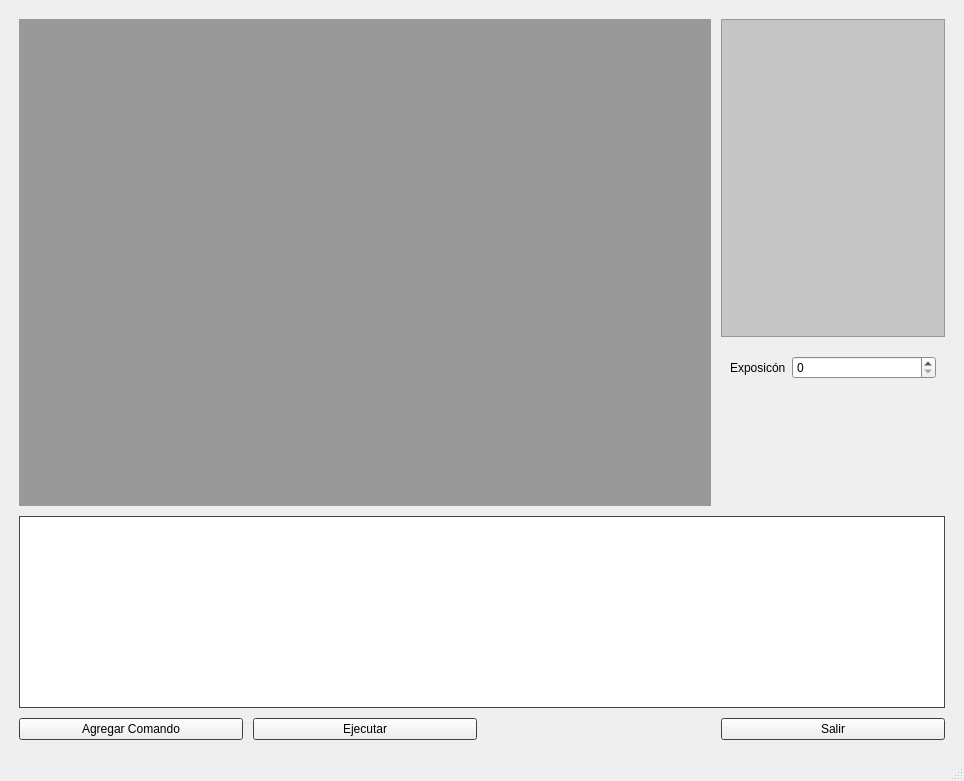
<?xml version="1.0" encoding="UTF-8"?>
<ui version="4.0">
 <class>SFVI</class>
 <widget class="QMainWindow" name="SFVI">
  <property name="geometry">
   <rect>
    <x>0</x>
    <y>0</y>
    <width>964</width>
    <height>781</height>
   </rect>
  </property>
  <property name="windowTitle">
   <string>SFVI - Sistema Flexible de Visión Industrial</string>
  </property>
  <widget class="QWidget" name="centralwidget">
   <property name="palette">
    <palette>
     <active>
      <colorrole role="Base">
       <brush brushstyle="SolidPattern">
        <color alpha="255">
         <red>255</red>
         <green>255</green>
         <blue>255</blue>
        </color>
       </brush>
      </colorrole>
      <colorrole role="Window">
       <brush brushstyle="SolidPattern">
        <color alpha="255">
         <red>89</red>
         <green>89</green>
         <blue>89</blue>
        </color>
       </brush>
      </colorrole>
     </active>
     <inactive>
      <colorrole role="Base">
       <brush brushstyle="SolidPattern">
        <color alpha="255">
         <red>255</red>
         <green>255</green>
         <blue>255</blue>
        </color>
       </brush>
      </colorrole>
      <colorrole role="Window">
       <brush brushstyle="SolidPattern">
        <color alpha="255">
         <red>89</red>
         <green>89</green>
         <blue>89</blue>
        </color>
       </brush>
      </colorrole>
     </inactive>
     <disabled>
      <colorrole role="Base">
       <brush brushstyle="SolidPattern">
        <color alpha="255">
         <red>89</red>
         <green>89</green>
         <blue>89</blue>
        </color>
       </brush>
      </colorrole>
      <colorrole role="Window">
       <brush brushstyle="SolidPattern">
        <color alpha="255">
         <red>89</red>
         <green>89</green>
         <blue>89</blue>
        </color>
       </brush>
      </colorrole>
     </disabled>
    </palette>
   </property>
   <layout class="QHBoxLayout" name="horizontalLayout">
    <item>
     <widget class="QStackedWidget" name="stackWidget">
      <property name="currentIndex">
       <number>2</number>
      </property>
      <widget class="QWidget" name="ScreenMonitorMain">
       <layout class="QVBoxLayout" name="verticalLayout">
        <property name="leftMargin">
         <number>10</number>
        </property>
        <property name="topMargin">
         <number>10</number>
        </property>
        <property name="rightMargin">
         <number>10</number>
        </property>
        <property name="bottomMargin">
         <number>10</number>
        </property>
        <item>
         <layout class="QGridLayout" name="gridLayoutScreenMonitorMain">
          <item row="1" column="0">
           <widget class="QPushButton" name="buttonConfigScreenMonitorMain">
            <property name="sizePolicy">
             <sizepolicy hsizetype="Minimum" vsizetype="Fixed">
              <horstretch>1</horstretch>
              <verstretch>0</verstretch>
             </sizepolicy>
            </property>
            <property name="minimumSize">
             <size>
              <width>0</width>
              <height>50</height>
             </size>
            </property>
            <property name="font">
             <font>
              <family>Sitka</family>
              <pointsize>11</pointsize>
              <weight>75</weight>
              <bold>true</bold>
             </font>
            </property>
            <property name="text">
             <string>Configuración 
General</string>
            </property>
           </widget>
          </item>
          <item row="1" column="1">
           <widget class="QPushButton" name="buttonSelectProgramScreenMonitorMain">
            <property name="sizePolicy">
             <sizepolicy hsizetype="Minimum" vsizetype="Fixed">
              <horstretch>1</horstretch>
              <verstretch>0</verstretch>
             </sizepolicy>
            </property>
            <property name="minimumSize">
             <size>
              <width>0</width>
              <height>50</height>
             </size>
            </property>
            <property name="font">
             <font>
              <family>Sitka</family>
              <pointsize>11</pointsize>
              <weight>75</weight>
              <bold>true</bold>
             </font>
            </property>
            <property name="text">
             <string>Seleccionar 
Programa</string>
            </property>
           </widget>
          </item>
          <item row="1" column="2">
           <widget class="QPushButton" name="buttonCounterScreenMonitorMain">
            <property name="sizePolicy">
             <sizepolicy hsizetype="Minimum" vsizetype="Fixed">
              <horstretch>1</horstretch>
              <verstretch>0</verstretch>
             </sizepolicy>
            </property>
            <property name="minimumSize">
             <size>
              <width>0</width>
              <height>50</height>
             </size>
            </property>
            <property name="font">
             <font>
              <family>Sitka</family>
              <pointsize>11</pointsize>
              <weight>75</weight>
              <bold>true</bold>
             </font>
            </property>
            <property name="text">
             <string>Contadores</string>
            </property>
           </widget>
          </item>
          <item row="0" column="0" colspan="3">
           <widget class="QLabel" name="labelImageScreenMonitorMain">
            <property name="palette">
             <palette>
              <active>
               <colorrole role="Base">
                <brush brushstyle="SolidPattern">
                 <color alpha="255">
                  <red>255</red>
                  <green>255</green>
                  <blue>255</blue>
                 </color>
                </brush>
               </colorrole>
               <colorrole role="Window">
                <brush brushstyle="SolidPattern">
                 <color alpha="255">
                  <red>217</red>
                  <green>217</green>
                  <blue>217</blue>
                 </color>
                </brush>
               </colorrole>
              </active>
              <inactive>
               <colorrole role="Base">
                <brush brushstyle="SolidPattern">
                 <color alpha="255">
                  <red>255</red>
                  <green>255</green>
                  <blue>255</blue>
                 </color>
                </brush>
               </colorrole>
               <colorrole role="Window">
                <brush brushstyle="SolidPattern">
                 <color alpha="255">
                  <red>217</red>
                  <green>217</green>
                  <blue>217</blue>
                 </color>
                </brush>
               </colorrole>
              </inactive>
              <disabled>
               <colorrole role="Base">
                <brush brushstyle="SolidPattern">
                 <color alpha="255">
                  <red>217</red>
                  <green>217</green>
                  <blue>217</blue>
                 </color>
                </brush>
               </colorrole>
               <colorrole role="Window">
                <brush brushstyle="SolidPattern">
                 <color alpha="255">
                  <red>217</red>
                  <green>217</green>
                  <blue>217</blue>
                 </color>
                </brush>
               </colorrole>
              </disabled>
             </palette>
            </property>
            <property name="autoFillBackground">
             <bool>true</bool>
            </property>
            <property name="text">
             <string/>
            </property>
            <property name="alignment">
             <set>Qt::AlignCenter</set>
            </property>
           </widget>
          </item>
          <item row="1" column="6">
           <widget class="QPushButton" name="buttonChangeToProgrammingMain">
            <property name="sizePolicy">
             <sizepolicy hsizetype="Minimum" vsizetype="Fixed">
              <horstretch>2</horstretch>
              <verstretch>0</verstretch>
             </sizepolicy>
            </property>
            <property name="minimumSize">
             <size>
              <width>0</width>
              <height>50</height>
             </size>
            </property>
            <property name="font">
             <font>
              <family>Sitka</family>
              <pointsize>11</pointsize>
              <weight>75</weight>
              <bold>true</bold>
             </font>
            </property>
            <property name="text">
             <string>Interfaz de
Programación</string>
            </property>
           </widget>
          </item>
          <item row="0" column="6">
           <widget class="QLabel" name="labelInfoScreenMonitorMain">
            <property name="palette">
             <palette>
              <active>
               <colorrole role="WindowText">
                <brush brushstyle="SolidPattern">
                 <color alpha="255">
                  <red>0</red>
                  <green>0</green>
                  <blue>0</blue>
                 </color>
                </brush>
               </colorrole>
               <colorrole role="Base">
                <brush brushstyle="SolidPattern">
                 <color alpha="255">
                  <red>255</red>
                  <green>255</green>
                  <blue>255</blue>
                 </color>
                </brush>
               </colorrole>
               <colorrole role="Window">
                <brush brushstyle="SolidPattern">
                 <color alpha="255">
                  <red>217</red>
                  <green>217</green>
                  <blue>217</blue>
                 </color>
                </brush>
               </colorrole>
              </active>
              <inactive>
               <colorrole role="WindowText">
                <brush brushstyle="SolidPattern">
                 <color alpha="255">
                  <red>0</red>
                  <green>0</green>
                  <blue>0</blue>
                 </color>
                </brush>
               </colorrole>
               <colorrole role="Base">
                <brush brushstyle="SolidPattern">
                 <color alpha="255">
                  <red>255</red>
                  <green>255</green>
                  <blue>255</blue>
                 </color>
                </brush>
               </colorrole>
               <colorrole role="Window">
                <brush brushstyle="SolidPattern">
                 <color alpha="255">
                  <red>217</red>
                  <green>217</green>
                  <blue>217</blue>
                 </color>
                </brush>
               </colorrole>
              </inactive>
              <disabled>
               <colorrole role="WindowText">
                <brush brushstyle="SolidPattern">
                 <color alpha="255">
                  <red>120</red>
                  <green>120</green>
                  <blue>120</blue>
                 </color>
                </brush>
               </colorrole>
               <colorrole role="Base">
                <brush brushstyle="SolidPattern">
                 <color alpha="255">
                  <red>217</red>
                  <green>217</green>
                  <blue>217</blue>
                 </color>
                </brush>
               </colorrole>
               <colorrole role="Window">
                <brush brushstyle="SolidPattern">
                 <color alpha="255">
                  <red>217</red>
                  <green>217</green>
                  <blue>217</blue>
                 </color>
                </brush>
               </colorrole>
              </disabled>
             </palette>
            </property>
            <property name="font">
             <font>
              <family>Sitka</family>
              <pointsize>12</pointsize>
             </font>
            </property>
            <property name="autoFillBackground">
             <bool>true</bool>
            </property>
            <property name="text">
             <string>Programa: NombrePrograma
Estado: En Línea
Fotos tomadas: XXX
Fotos rechazadas: XXX</string>
            </property>
            <property name="alignment">
             <set>Qt::AlignLeading|Qt::AlignLeft|Qt::AlignTop</set>
            </property>
            <property name="wordWrap">
             <bool>true</bool>
            </property>
           </widget>
          </item>
         </layout>
        </item>
       </layout>
      </widget>
      <widget class="QWidget" name="ScreenProgrammingMain">
       <layout class="QVBoxLayout" name="verticalLayout_2">
        <property name="spacing">
         <number>10</number>
        </property>
        <property name="leftMargin">
         <number>10</number>
        </property>
        <property name="topMargin">
         <number>10</number>
        </property>
        <property name="rightMargin">
         <number>10</number>
        </property>
        <property name="bottomMargin">
         <number>10</number>
        </property>
        <item>
         <layout class="QGridLayout" name="gridLayoutScreenProgrammingMain">
          <item row="1" column="7">
           <widget class="QPushButton" name="buttonEditProgramScreenProgrammingMain">
            <property name="sizePolicy">
             <sizepolicy hsizetype="Expanding" vsizetype="Fixed">
              <horstretch>1</horstretch>
              <verstretch>0</verstretch>
             </sizepolicy>
            </property>
            <property name="font">
             <font>
              <family>Sitka</family>
              <pointsize>11</pointsize>
              <weight>75</weight>
              <bold>true</bold>
             </font>
            </property>
            <property name="text">
             <string>Editar
Programa</string>
            </property>
           </widget>
          </item>
          <item row="1" column="4">
           <widget class="QPushButton" name="buttonNewProgramScreenProgrammingMain">
            <property name="sizePolicy">
             <sizepolicy hsizetype="Expanding" vsizetype="Fixed">
              <horstretch>1</horstretch>
              <verstretch>0</verstretch>
             </sizepolicy>
            </property>
            <property name="font">
             <font>
              <family>Sitka</family>
              <pointsize>11</pointsize>
              <weight>75</weight>
              <bold>true</bold>
             </font>
            </property>
            <property name="text">
             <string>Nuevo
Programa</string>
            </property>
           </widget>
          </item>
          <item row="1" column="9">
           <widget class="QPushButton" name="buttonChangeToMonitorMain">
            <property name="sizePolicy">
             <sizepolicy hsizetype="Expanding" vsizetype="Fixed">
              <horstretch>3</horstretch>
              <verstretch>0</verstretch>
             </sizepolicy>
            </property>
            <property name="font">
             <font>
              <family>Sitka</family>
              <pointsize>11</pointsize>
              <weight>75</weight>
              <bold>true</bold>
             </font>
            </property>
            <property name="text">
             <string>Interfaz de
Monitoreo</string>
            </property>
           </widget>
          </item>
          <item row="0" column="4" colspan="4">
           <widget class="QListView" name="listView"/>
          </item>
          <item row="1" column="5">
           <widget class="QPushButton" name="buttonEraseProgramScreenProgrammingMain">
            <property name="sizePolicy">
             <sizepolicy hsizetype="Expanding" vsizetype="Fixed">
              <horstretch>1</horstretch>
              <verstretch>0</verstretch>
             </sizepolicy>
            </property>
            <property name="font">
             <font>
              <family>Sitka</family>
              <pointsize>11</pointsize>
              <weight>75</weight>
              <bold>true</bold>
             </font>
            </property>
            <property name="text">
             <string>Borrar
Programa</string>
            </property>
           </widget>
          </item>
          <item row="1" column="6">
           <widget class="QPushButton" name="buttonCopyProgramScreenProgrammingMain">
            <property name="sizePolicy">
             <sizepolicy hsizetype="Expanding" vsizetype="Fixed">
              <horstretch>1</horstretch>
              <verstretch>0</verstretch>
             </sizepolicy>
            </property>
            <property name="font">
             <font>
              <family>Sitka</family>
              <pointsize>11</pointsize>
              <weight>75</weight>
              <bold>true</bold>
             </font>
            </property>
            <property name="text">
             <string>Copiar
Programa</string>
            </property>
           </widget>
          </item>
          <item row="0" column="9">
           <widget class="QLabel" name="label">
            <property name="text">
             <string>TextLabel</string>
            </property>
           </widget>
          </item>
         </layout>
        </item>
       </layout>
      </widget>
      <widget class="QWidget" name="ScreenProgramEditor">
       <layout class="QVBoxLayout" name="verticalLayout_3">
        <property name="spacing">
         <number>10</number>
        </property>
        <property name="leftMargin">
         <number>10</number>
        </property>
        <property name="topMargin">
         <number>10</number>
        </property>
        <property name="rightMargin">
         <number>10</number>
        </property>
        <property name="bottomMargin">
         <number>10</number>
        </property>
        <item>
         <layout class="QGridLayout" name="gridLayoutScreenProgramEditor">
          <item row="0" column="0" rowspan="3" colspan="3">
           <widget class="QLabel" name="labelImageScreenProgramEditor">
            <property name="sizePolicy">
             <sizepolicy hsizetype="Expanding" vsizetype="Expanding">
              <horstretch>2</horstretch>
              <verstretch>4</verstretch>
             </sizepolicy>
            </property>
            <property name="palette">
             <palette>
              <active>
               <colorrole role="Base">
                <brush brushstyle="SolidPattern">
                 <color alpha="255">
                  <red>255</red>
                  <green>255</green>
                  <blue>255</blue>
                 </color>
                </brush>
               </colorrole>
               <colorrole role="Window">
                <brush brushstyle="SolidPattern">
                 <color alpha="255">
                  <red>153</red>
                  <green>153</green>
                  <blue>153</blue>
                 </color>
                </brush>
               </colorrole>
              </active>
              <inactive>
               <colorrole role="Base">
                <brush brushstyle="SolidPattern">
                 <color alpha="255">
                  <red>255</red>
                  <green>255</green>
                  <blue>255</blue>
                 </color>
                </brush>
               </colorrole>
               <colorrole role="Window">
                <brush brushstyle="SolidPattern">
                 <color alpha="255">
                  <red>153</red>
                  <green>153</green>
                  <blue>153</blue>
                 </color>
                </brush>
               </colorrole>
              </inactive>
              <disabled>
               <colorrole role="Base">
                <brush brushstyle="SolidPattern">
                 <color alpha="255">
                  <red>153</red>
                  <green>153</green>
                  <blue>153</blue>
                 </color>
                </brush>
               </colorrole>
               <colorrole role="Window">
                <brush brushstyle="SolidPattern">
                 <color alpha="255">
                  <red>153</red>
                  <green>153</green>
                  <blue>153</blue>
                 </color>
                </brush>
               </colorrole>
              </disabled>
             </palette>
            </property>
            <property name="autoFillBackground">
             <bool>true</bool>
            </property>
            <property name="text">
             <string/>
            </property>
           </widget>
          </item>
          <item row="3" column="0" colspan="4">
           <widget class="QTableView" name="tableViewScreenProgramEditor">
            <property name="sizePolicy">
             <sizepolicy hsizetype="Minimum" vsizetype="Minimum">
              <horstretch>0</horstretch>
              <verstretch>0</verstretch>
             </sizepolicy>
            </property>
            <property name="alternatingRowColors">
             <bool>true</bool>
            </property>
           </widget>
          </item>
          <item row="2" column="3">
           <widget class="QStackedWidget" name="stackedWidgetScreenProgramEditor">
            <property name="sizePolicy">
             <sizepolicy hsizetype="Minimum" vsizetype="Minimum">
              <horstretch>2</horstretch>
              <verstretch>2</verstretch>
             </sizepolicy>
            </property>
            <widget class="QWidget" name="stackCameraOptions">
             <property name="palette">
              <palette>
               <active>
                <colorrole role="Base">
                 <brush brushstyle="SolidPattern">
                  <color alpha="255">
                   <red>255</red>
                   <green>255</green>
                   <blue>255</blue>
                  </color>
                 </brush>
                </colorrole>
                <colorrole role="Window">
                 <brush brushstyle="SolidPattern">
                  <color alpha="255">
                   <red>197</red>
                   <green>197</green>
                   <blue>197</blue>
                  </color>
                 </brush>
                </colorrole>
               </active>
               <inactive>
                <colorrole role="Base">
                 <brush brushstyle="SolidPattern">
                  <color alpha="255">
                   <red>255</red>
                   <green>255</green>
                   <blue>255</blue>
                  </color>
                 </brush>
                </colorrole>
                <colorrole role="Window">
                 <brush brushstyle="SolidPattern">
                  <color alpha="255">
                   <red>197</red>
                   <green>197</green>
                   <blue>197</blue>
                  </color>
                 </brush>
                </colorrole>
               </inactive>
               <disabled>
                <colorrole role="Base">
                 <brush brushstyle="SolidPattern">
                  <color alpha="255">
                   <red>197</red>
                   <green>197</green>
                   <blue>197</blue>
                  </color>
                 </brush>
                </colorrole>
                <colorrole role="Window">
                 <brush brushstyle="SolidPattern">
                  <color alpha="255">
                   <red>197</red>
                   <green>197</green>
                   <blue>197</blue>
                  </color>
                 </brush>
                </colorrole>
               </disabled>
              </palette>
             </property>
             <layout class="QVBoxLayout" name="verticalLayout_4">
              <item>
               <layout class="QFormLayout" name="formLayoutCameraOptions">
                <item row="0" column="0">
                 <widget class="QLabel" name="exposicNLabel">
                  <property name="text">
                   <string>Exposicón</string>
                  </property>
                 </widget>
                </item>
                <item row="0" column="1">
                 <widget class="QSpinBox" name="exposicNSpinBox"/>
                </item>
               </layout>
              </item>
             </layout>
            </widget>
            <widget class="QWidget" name="StackFilterOptions">
             <layout class="QVBoxLayout" name="verticalLayout_5">
              <item>
               <layout class="QFormLayout" name="formLayoutFilterOptions">
                <item row="0" column="0">
                 <widget class="QLabel" name="labelKernelRows">
                  <property name="text">
                   <string>Kernel rows</string>
                  </property>
                 </widget>
                </item>
                <item row="0" column="1">
                 <widget class="QSpinBox" name="spinBoxKernelRows"/>
                </item>
               </layout>
              </item>
             </layout>
            </widget>
           </widget>
          </item>
          <item row="0" column="3" rowspan="2">
           <widget class="QTreeView" name="treeViewScreenProgramEditor">
            <property name="sizePolicy">
             <sizepolicy hsizetype="Expanding" vsizetype="Expanding">
              <horstretch>2</horstretch>
              <verstretch>2</verstretch>
             </sizepolicy>
            </property>
            <property name="palette">
             <palette>
              <active>
               <colorrole role="Base">
                <brush brushstyle="SolidPattern">
                 <color alpha="255">
                  <red>197</red>
                  <green>197</green>
                  <blue>197</blue>
                 </color>
                </brush>
               </colorrole>
               <colorrole role="Window">
                <brush brushstyle="SolidPattern">
                 <color alpha="255">
                  <red>197</red>
                  <green>197</green>
                  <blue>197</blue>
                 </color>
                </brush>
               </colorrole>
              </active>
              <inactive>
               <colorrole role="Base">
                <brush brushstyle="SolidPattern">
                 <color alpha="255">
                  <red>197</red>
                  <green>197</green>
                  <blue>197</blue>
                 </color>
                </brush>
               </colorrole>
               <colorrole role="Window">
                <brush brushstyle="SolidPattern">
                 <color alpha="255">
                  <red>197</red>
                  <green>197</green>
                  <blue>197</blue>
                 </color>
                </brush>
               </colorrole>
              </inactive>
              <disabled>
               <colorrole role="Base">
                <brush brushstyle="SolidPattern">
                 <color alpha="255">
                  <red>197</red>
                  <green>197</green>
                  <blue>197</blue>
                 </color>
                </brush>
               </colorrole>
               <colorrole role="Window">
                <brush brushstyle="SolidPattern">
                 <color alpha="255">
                  <red>197</red>
                  <green>197</green>
                  <blue>197</blue>
                 </color>
                </brush>
               </colorrole>
              </disabled>
             </palette>
            </property>
            <property name="editTriggers">
             <set>QAbstractItemView::NoEditTriggers</set>
            </property>
            <property name="alternatingRowColors">
             <bool>false</bool>
            </property>
           </widget>
          </item>
          <item row="4" column="3">
           <widget class="QPushButton" name="buttonExitScreenProgramEditor">
            <property name="text">
             <string>Salir</string>
            </property>
           </widget>
          </item>
          <item row="4" column="0">
           <widget class="QPushButton" name="buttonAddCommandScreenProgramEditor">
            <property name="text">
             <string>Agregar Comando</string>
            </property>
           </widget>
          </item>
          <item row="4" column="1">
           <widget class="QPushButton" name="buttonRunScreenProgramEditor">
            <property name="text">
             <string>Ejecutar</string>
            </property>
           </widget>
          </item>
         </layout>
        </item>
       </layout>
      </widget>
     </widget>
    </item>
   </layout>
  </widget>
  <widget class="QMenuBar" name="menubar">
   <property name="geometry">
    <rect>
     <x>0</x>
     <y>0</y>
     <width>964</width>
     <height>21</height>
    </rect>
   </property>
  </widget>
  <widget class="QStatusBar" name="statusbar"/>
 </widget>
 <resources/>
 <connections/>
</ui>
